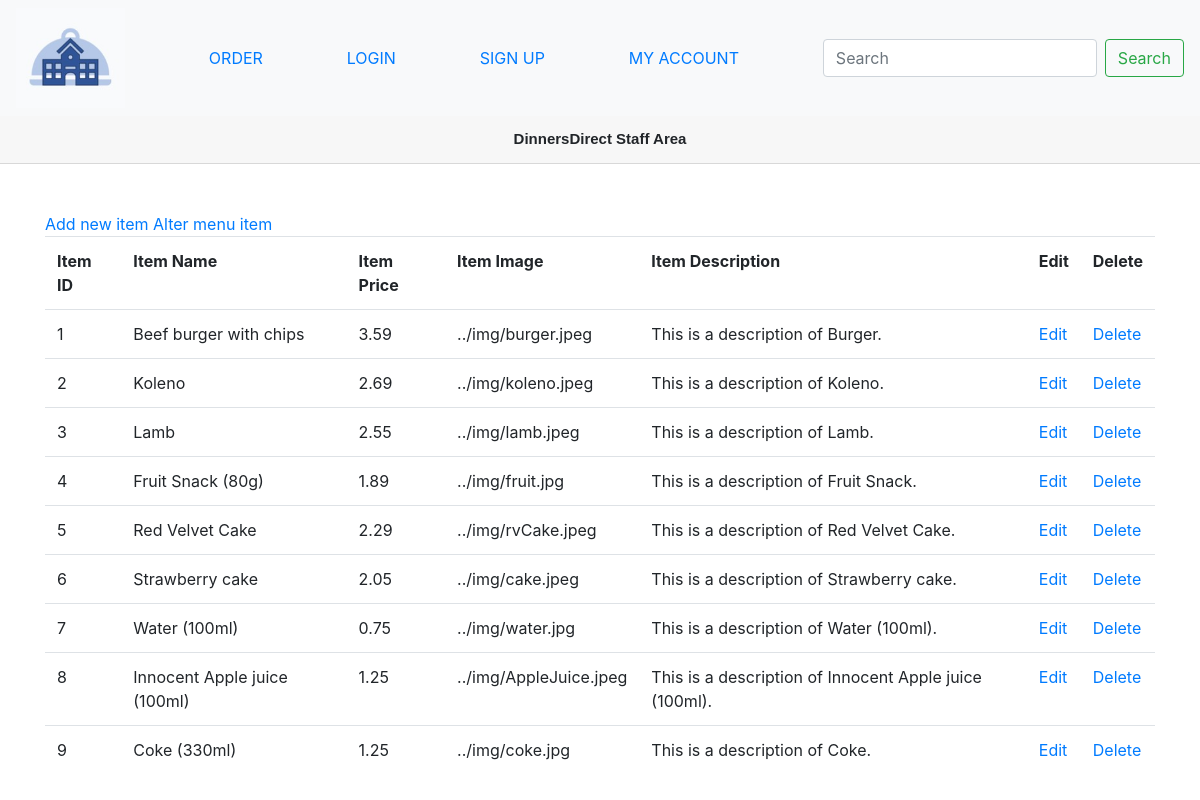
Screenshot of /public/staff/index.php with the database file from the repository.
### tables this page shows
CREATE TABLE item (
  item_id int(10) UNSIGNED NOT NULL AUTO_INCREMENT,
  item_image text,
  item_name text NOT NULL,
  item_price double(10,2) UNSIGNED NOT NULL,
  item_description text NOT NULL,
  last_update TIMESTAMP NOT NULL DEFAULT CURRENT_TIMESTAMP  ON UPDATE CURRENT_TIMESTAMP,
  PRIMARY KEY(item_id)
);

### private/functions.php (called while the page is built, shortened)
<?php
function test_input($user_input) {
    $user_input = trim($user_input);
    $user_input = stripslashes($user_input);
    $user_input = htmlspecialchars($user_input);
    return $user_input;
};
function url_for($script_path) {
    if($script_path[0] != '/'){
        $script_path = "/" . $script_path;
    }
    return WWW_ROOT . $script_path;
}
function get_all($db, $table_name) {
    $query = "SELECT * FROM $table_name";
    $data = mysqli_query($db, $query);
    return $data;
}
?>

### public/staff/index.php (the view, shortened to what this page needs)
<?php include($_SERVER['DOCUMENT_ROOT'] . "/COMP0034_GroupK/private/initialize.php"); ?>
<?php require_once('../../private/shared/pages_header.php');
$data = get_all($db, 'item');
?>
<header class="card-header text-center font-weight-bolder">
    DinnersDirect Staff Area
</header>
<br><br>
<div class="container">
    <div>
        <a class="action" href="<?php echo url_for('/staff/new.php'); ?>">Add new item</a>
        <a class="action" href="<?php echo url_for('/staff/menu.php'); ?>">Alter menu item</a>
    </div>
    <table class="table table-responsive">
        <tr>
            <th class='font-weight-bolder'>Item ID</th>
            <th class='font-weight-bolder'>Item Name</th>
            <th class='font-weight-bolder'>Item Price</th>
            <th class='font-weight-bolder'>Item Image</th>
            <th class='font-weight-bolder'>Item Description</th>
            <th class='font-weight-bolder'>Edit</th>
            <th class='font-weight-bolder'>Delete</th>
        </tr>
        <?php while($item = mysqli_fetch_assoc($data)) {?>
        <tr>
            <td><?php echo $item['item_id'];?></td>
            <td><?php echo $item['item_name'];?></td>
            <td><?php echo $item['item_price'];?></td>
            <td><?php echo $item['item_image'];?></td>
            <td><?php echo $item['item_description'];?></td>
            <td><a class="action" href="<?php echo url_for('/staff/edit.php?id=' . test_input($item['item_id'])); ?>">Edit</a></td>
            <td><a class="action" href="<?php echo url_for('/staff/delete.php?id=' . test_input($item['item_id'])); ?>">Delete</a></td>
        </tr>
        <?php }?>
    </table>
</div>
<?php require_once('../../private/shared/pages_footer.php');?>

### private/shared/pages_header.php (shortened to what this page needs)
<!DOCTYPE html>
<html lang="en">
<head>
    <link rel="stylesheet" href="<?php echo url_for('/stylesheets/dinnersDirect.css');?>">
    <link rel="stylesheet" href="<?php echo url_for('/stylesheets/bootstrap.css');?>">
</head>
<body>
<div class="container2">
<div class="navbar navbar-light bg-light">
    <a href="<?php echo url_for('/pages/index.php'); ?>" class="a">
        <img src="../../public/img/logo.jpg" alt="DinnersDirect Logo" height="100" />
    </a>
    <a href="<?php echo url_for('/pages/order.php'); ?>">ORDER</a>
    <a href="<?php echo url_for('/pages/login.php'); ?>">LOGIN</a>
    <a href="<?php echo url_for('/pages/signup.php'); ?>">SIGN UP</a>
    <a href="<?php echo url_for('/pages/myaccount.php'); ?>">MY ACCOUNT</a>
    <form class="form-inline my-2 my-lg-0">
        <input class="form-control mr-sm-2" type="search" placeholder="Search" aria-label="Search">
        <button class="btn btn-outline-success my-2 my-sm-0" type="submit">Search</button>
    </form>
</div>

### private/shared/pages_footer.php (shortened to what this page needs)
</body>
</html>

### public/stylesheets/dinnersDirect.css (style rules this page uses)
header { background-color: beige; font-size: 15px; font-family: helvetica; }
body { height:100%; }

### rows the page displays
item: item_id "1", item_name "Beef burger with chips", item_price "3.59", item_image "../img/burger.jpeg", item_description "This is a description of Burger."
item: item_id "2", item_name "Koleno", item_price "2.69", item_image "../img/koleno.jpeg", item_description "This is a description of Koleno."
item: item_id "3", item_name "Lamb", item_price "2.55", item_image "../img/lamb.jpeg", item_description "This is a description of Lamb."
item: item_id "4", item_name "Fruit Snack (80g)", item_price "1.89", item_image "../img/fruit.jpg", item_description "This is a description of Fruit Snack."
item: item_id "5", item_name "Red Velvet Cake", item_price "2.29", item_image "../img/rvCake.jpeg", item_description "This is a description of Red Velvet Cake."
item: item_id "6", item_name "Strawberry cake", item_price "2.05", item_image "../img/cake.jpeg", item_description "This is a description of Strawberry cake."
item: item_id "7", item_name "Water (100ml)", item_price "0.75", item_image "../img/water.jpg", item_description "This is a description of Water (100ml)."
item: item_id "8", item_name "Innocent Apple juice (100ml)", item_price "1.25", item_image "../img/AppleJuice.jpeg", item_description "This is a description of Innocent Apple juice (100ml)."
item: item_id "9", item_name "Coke (330ml)", item_price "1.25", item_image "../img/coke.jpg", item_description "This is a description of Coke."
